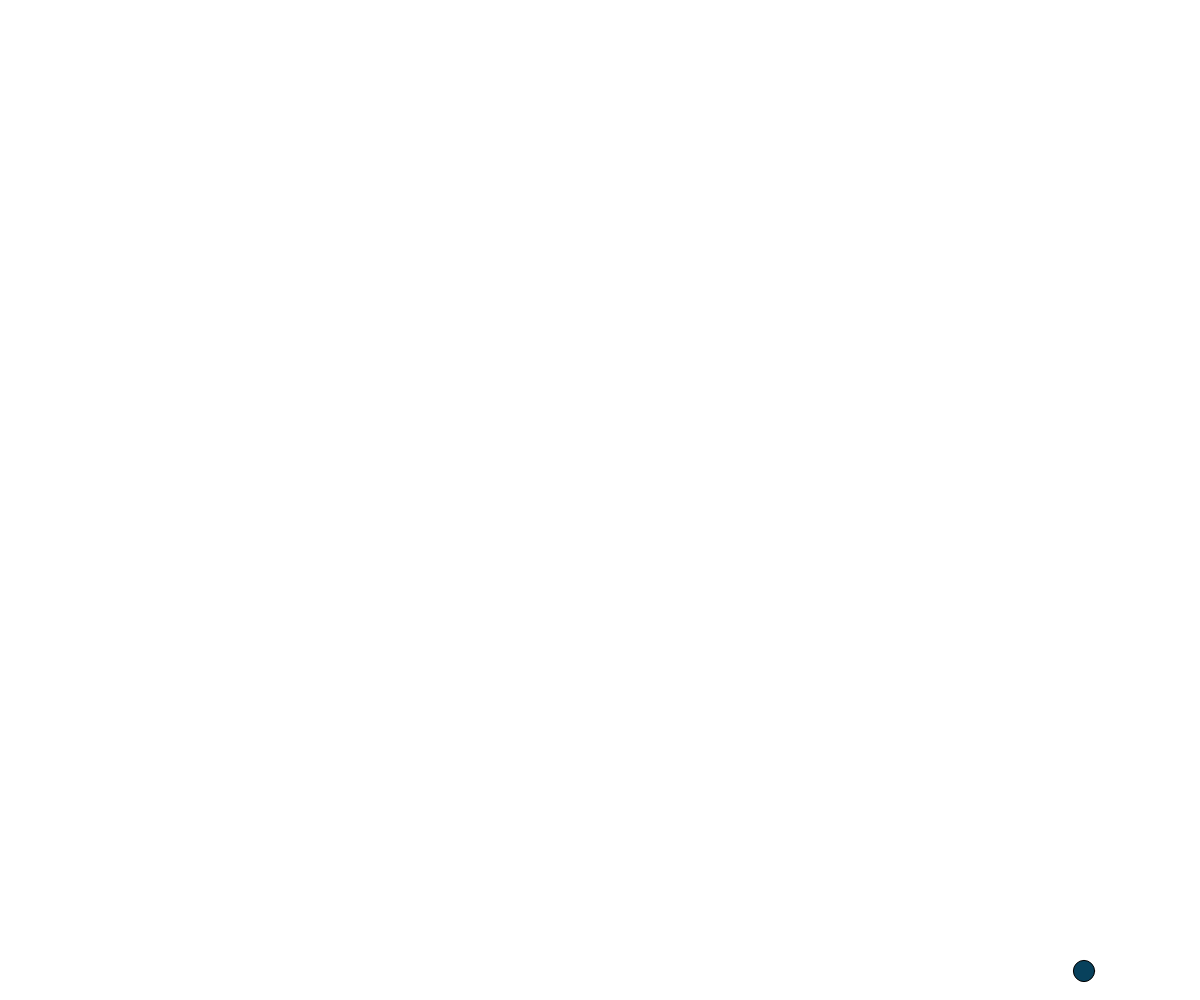
Frame 1 (no input)
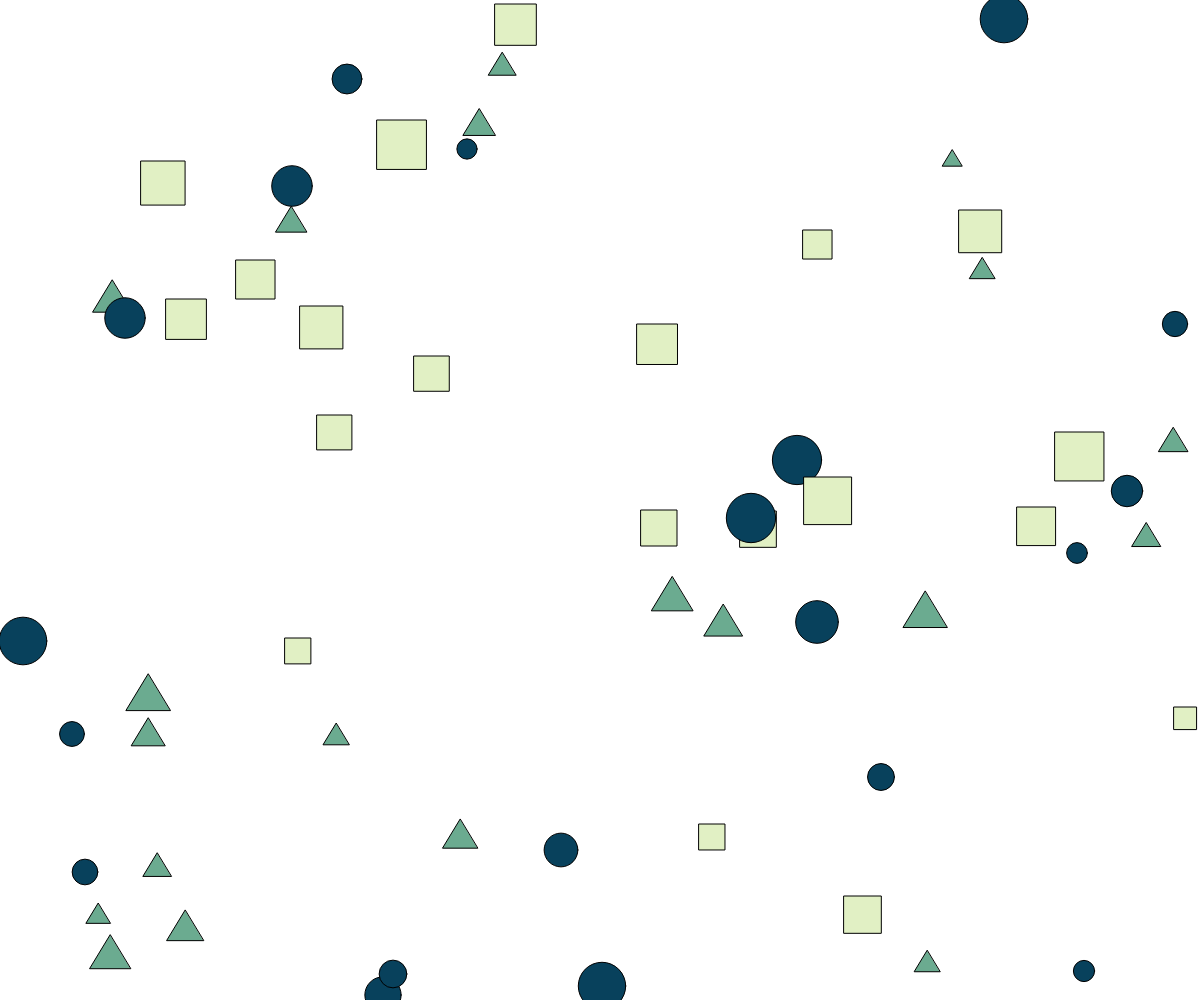
Frame 60 (no input)
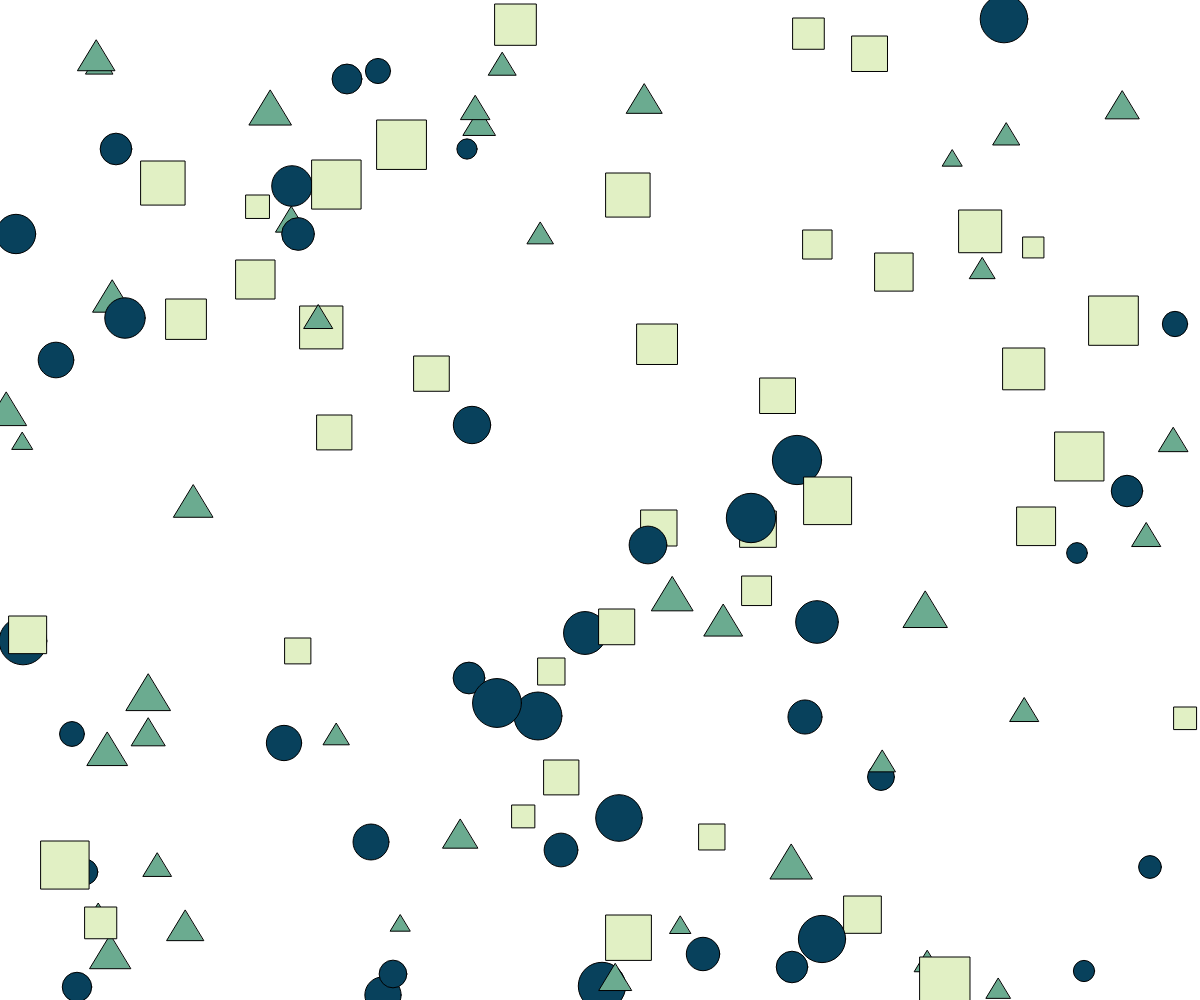
Frame 120 (the mouse pressed at the canvas centre since frame 60)

The p5.js sketch that drew these frames (run headless with seeded random() and noise() and a simulated clock; from frame 60 on, the mouse is pressed at the canvas centre):

// p5.js sketch
// ── sketch.js
const canvasWidth = window.innerWidth;
const canvasHeight = window.innerHeight; 
const colors = ["#08415c", "#e1f0c4", "#6bab90", "#55917f", "#5e4c5a"];

function randomFloat(min, max) { 
	// min and max included 
	return Math.random() * (max - min) + min;
}

function randomInt(min, max) { 
	// min and max included 
	return Math.floor(Math.random() * (max - min + 1)) + min;
}

/*
    1. Try to create shapes other than a circle within the loop
    2. Try to make the shapes different colors
    3. Try some animation
*/

function setup() {
    createCanvas(canvasWidth, canvasHeight);
    frameRate(20);
    
}


// // anything that you want to animate goes in this function:  
let i = 0;
function draw() {
    //clear();
    drawRandomShape();

}

function drawRandomShape() {
    // draw a random circle:
    let x = randomInt(0, canvasWidth);
    let y = randomInt(0, canvasHeight);
    let size = randomFloat(20, 50);
    
    // circle (0, 3, 6, 9, 12....)
    if (i % 3 === 0) {
        fill("#08415c");
        circle(x, y, size);
    }

    // square (1, 4, 7, 10, 13...)
    if ( i % 3 === 1) {
        fill("#e1f0c4");
        square(x, y, size);
    }

    // triangle (2, 5, 8, 11, 14...)
    if ( i % 3 === 2) {
        fill("#6bab90");
        triangle(
            x, y - size / 2, 
            x - size / 2.25, y + size / 4.3,
            x + size / 2.25, y + size / 4.3
        );
    }

    ++i;
}

 
// // 1. draw a random square:
// square(x, y, size);

// // 2. draw a random triangle:
// triangle(
//     x, y - size / 2, 
//     x - size / 2.25, y + size / 4.3,
//     x + size / 2.25, y + size / 4.3
// );

// // 3. draw a random line:
// let coefX = randomFloat(-3, 3);
// let coefY = randomFloat(-3, 3);
// line(x, y, x + size * coefX, y + size * coefY);
